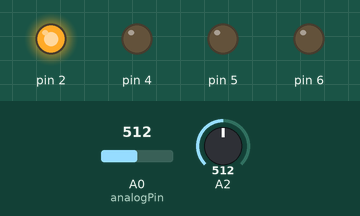
This sketch was run on a simulated Arduino Uno, built with avr-gcc and run on an emulated ATmega328P. On the bench: output pins drawn as LEDs (lit = HIGH). Inputs (shaded band) come from the test bench; at power-on: A0 (analogPin) = 512, A2 = 512. What the sketch prints to the serial monitor is not drawn.

Above: at 0.1 s.
Timing chart, 0 to 1.6 s (numbered marks = the images above):
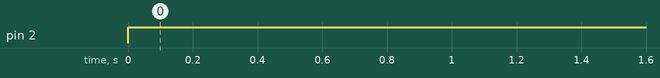

The sketch:

code.ino
```cpp
  const int analogPin = A0; // 模拟输入引脚
  const float referenceVoltage = 5.0; // Arduino的参考电压（单位：伏特）

  class TestPoint;
  bool Diff(double V1, double V2);
  double GetU(double V1, double V2);
  double GetR(TestPoint TP1, TestPoint TP3);
  double GetC(TestPoint TP1, TestPoint TP3);
  double GetNPN(TestPoint TP1, TestPoint TP2, TestPoint TP3);
  double GetPNP(TestPoint TP1, TestPoint TP2, TestPoint TP3);
  bool isNPN(TestPoint TP1, TestPoint TP2, TestPoint TP3);
  bool isPNP(TestPoint TP1, TestPoint TP2, TestPoint TP3);
  double U(double V);
  bool isCorR(TestPoint TP1, TestPoint TP2, TestPoint TP3);
  void decide_element(TestPoint TP1, TestPoint TP2, TestPoint TP3);
  void draw(TestPoint TP1, TestPoint TP2, TestPoint TP3);
  double GetL(TestPoint TP1, TestPoint TP2, double resistance);
  void describGraph(TestPoint TP1, TestPoint TP2, TestPoint TP3);

  class TestPoint
  {
    public:
      TestPoint(int R1_pin, int R2_pin, int ADC_Pin)
      {
        this -> R1_pin = R1_pin;
        this -> R2_pin = R2_pin;
        this -> ADC_Pin = ADC_Pin;
        pinMode(R1_pin, OUTPUT);
        pinMode(R2_pin, OUTPUT);
        pinMode(ADC_Pin, INPUT);
      }
      void SetState(int TPState)//设置TestPoint状态,1 for HIGH_R1,2 for LOW_R1, 3 for HIGH_R2, 4 for LOW_R2, 5 for HIGH_R0, 6 for LOW_R0
      {
        switch(TPState)
        {
          case(1):    //HIGH_R1
          {
            pinMode(R1_pin, OUTPUT);
            digitalWrite(R1_pin, HIGH);
            pinMode(R2_pin, INPUT);
            pinMode(ADC_Pin,INPUT);
            break;
          }
          case(2):      //LOW_R1
          {
            pinMode(R1_pin,OUTPUT);
            digitalWrite(R1_pin,LOW);
            pinMode(R2_pin,INPUT);
            pinMode(ADC_Pin,INPUT);
            break;
          }
          case(3):      //HIGH_R2
          {
            pinMode(R1_pin, INPUT);
            pinMode(R2_pin, OUTPUT);
            digitalWrite(R2_pin, HIGH);
            pinMode(ADC_Pin, INPUT);
            break;
          }
          case(4):      //LOW_R2
          {
            pinMode(R1_pin,INPUT);
            pinMode(R2_pin,OUTPUT);
            digitalWrite(R2_pin, LOW);
            pinMode(ADC_Pin,INPUT);
            break;
          }
          case(5):      //HIGH_R0
          {
            pinMode(R1_pin, INPUT);
            pinMode(R2_pin, INPUT);
            pinMode(ADC_Pin, OUTPUT);
            digitalWrite(ADC_Pin, HIGH);
            break;
          }
          case(6):      //LOW_R0
          {
            pinMode(R1_pin, INPUT);
            pinMode(R2_pin, INPUT);
            pinMode(ADC_Pin, OUTPUT);
            digitalWrite(ADC_Pin, LOW);
            break;
          }
        }

      }

      void SetStateDigital(int number)
      {
        pinMode(R1_pin, INPUT);
        pinMode(R2_pin, OUTPUT);
        // digitalWrite(R2_pin, number);
        analogWrite(R2_pin, number);
        pinMode(ADC_Pin, INPUT);
      }

      int analogRead()//读取TP电压ADC原始值，范围0-1023
      {
        return :: analogRead(ADC_Pin);
      }
      double ReadVoltage()//读取TP电压值，范围0-5V
      {
        int rawValue = analogRead();
        return rawValue * (5.0 / 1023.0);
      }
    private:
      int R1_pin, R2_pin, ADC_Pin;
  };

  //TP1,TP2,TP3实例化
  TestPoint TP1(2,3,A0);
  TestPoint TP2(4,5,A1);
  TestPoint TP3(6,7,A2);


  void setup() {
    Serial.begin(9600); // 初始化串口通信
  }

  double GetU(double V1, double V2){
    if (V1 > V2) return V1 - V2;
    else return V2 - V1;
  }

  double U(double V){
    if (V<=0) return -V;
    else return V;
  }

  double GetR(TestPoint TP1, TestPoint TP3){
    TP1.SetState(1);
    TP3.SetState(2);
    double R = 1000.0;
    // double R = 10000.0;
    double V1 = TP1.ReadVoltage();
    double V3 = TP3.ReadVoltage();
    double Vx = GetU(V1, V3);
    double Rx;
    Rx = Vx * 2 * R /(5 - Vx);
    return Rx;
  }

  double GetC(TestPoint TP1, TestPoint TP3){
    TP1.SetState(2);
    TP3.SetState(2);
    double V1 = TP1.ReadVoltage();
    double V3 = TP3.ReadVoltage();
    double Vx = GetU(V1, V3);
    while (Vx > 0.1){
      V1 = TP1.ReadVoltage();
      V3 = TP3.ReadVoltage();
      Vx = GetU(V1, V3);
    }
    TP1.SetState(1);
    TP3.SetState(2);
    double timeStart = micros();
    while(Vx < 0.632*5){
      V1 = TP1.ReadVoltage();
      V3 = TP3.ReadVoltage();
      // Serial.println(V1);
      // Serial.println(V3);
      Vx = GetU(V1, V3);
    }
    double timeEnd = micros();
    double time = timeEnd - timeStart;
    double Cx = time / 2 / 1000;
    return Cx;
  }

  bool Diff(double V1, double V2){
    if (V1 - V2 < 0.3 && V1 - V2 > -0.3) return true;
    else if (V2 - V1 < 0.3 && V2 - V1 > -0.3) return true;
    return false;
  }

  double GetL(TestPoint TP1, TestPoint TP2, double resistance){
    // TP1.SetState(2);
    // TP2.SetState(2);
    // // delay(10);
    // double V1 = TP1.ReadVoltage();
    // double V2 = TP2.ReadVoltage();
    // double Vx = GetU(V1, V2);
    // // double initialVoltage = V2;

    // double timeStart = micros();
    // TP1.SetState(1);
    // while (!Diff(Vx, 5.0/3)){
    //   V1 = TP1.ReadVoltage();
    //   V2 = TP2.ReadVoltage();
    //   Vx = GetU(V1, V2);
    // // double initialVoltage = V2;
    // }
    // double timeEnd = micros();
    // double time  = timeEnd - timeStart;
    // Serial.println(time);

    TP1.SetState(4);
    TP2.SetState(4);
    delay(1000);

    double timeStart = micros();
    TP1.SetState(3);
    double V1 = TP1.ReadVoltage();
    double V2 = TP2.ReadVoltage();
    double Vx = GetU(V1, V2);
    while (Vx > 2.5){
      V1 = TP1.ReadVoltage();
      V2 = TP2.ReadVoltage();
      Vx = GetU(V1, V2);
    //  Serial.println(Vx);
    }
    double timeEnd = micros();
    double time = timeEnd - timeStart;
    // Serial.println(time);
    // return time;
    // while(Vx > 0.1){ // 等待电压变化
    //   V1 = TP1.ReadVoltage();
    //   V2 = TP2.ReadVoltage();
    //   Vx = GetU(V1, V2);
    // }
    // TP1.SetState(1); // 开始改变电感器两端的电压
    // initialVoltage = V2;
    // double Voltage = TP2.ReadVoltage();
    // double timeStart = micros();
    // while((5-V1)/1000 - 0.0025 < 0.1|| V2 / 1000 - 0.0025 < 0.1){ // 等待电压变化
    // double time; // 计算时间变化
    // while(TP2.ReadVoltage() > Voltage / 2.718) {}
    // double timeEnd = micros();
    // double currentchange = (newVoltage - initialVoltage) / resistance;
    // double time = timeEnd - timeStart; // 计算时间变化
    double inductance = time * 2 * resistance / 0.693147 / 1000000.0;
    // double inductance = time * resistance;
    // double inductance = (newVoltage * time) / currentchange;
    // double time = timeEnd - timeStart; // 计算时间变化
    // double Lx = time / resistance; // 电感值计算公式 L = T / R
    return inductance;
  }

  double GetNPN(TestPoint TP1, TestPoint TP2, TestPoint TP3){
    TP1.SetState(1);
    TP2.SetState(3);
    TP3.SetState(2);
    double Vb=U(TP2.ReadVoltage());
    double Ve=U(TP3.ReadVoltage());
    double Rc = 1000;
    double Re = 1000;
    double Rb = 680000;
    double Ib = (5-Vb)/Rb;
    double Ie = Ve/Re;
    double beta = Ie/Ib;
    Serial.print("Ib:");
    Serial.print(1000.0*Ib,3);
    Serial.print("mA  ");
    Serial.print("Ie:");
    Serial.print(1000.0*Ie,3);
    Serial.print("mA  ");
    Serial.print("beta:");
    Serial.println(beta,3);
  }

  double GetPNP(TestPoint TP1, TestPoint TP2, TestPoint TP3){
    TP1.SetState(2);
    TP2.SetState(4);
    TP3.SetState(1);
    double Vb=U(TP2.ReadVoltage());
    double Ve=U(TP3.ReadVoltage());
    double Rc = 1000;
    double Re = 1000;
    double Rb = 680000;
    double Ib=Vb/Rb;
    double Ie=(5-Ve)/Re;
    double beta=Ie/Ib;
    Serial.print("Ib:");
    Serial.print(1000.0*Ib,3);
    Serial.print("mA  ");
    Serial.print("Ie:");
    Serial.print(1000.0*Ie,3);
    Serial.print("mA  ");
    Serial.print("beta:");
    Serial.println(beta,3);
  }

  bool isNPN(TestPoint TP1, TestPoint TP2, TestPoint TP3){
    TP1.SetState(1);
    TP2.SetState(3);
    TP3.SetState(2);
    double V2 = TP2.ReadVoltage();
    double V3 = TP3.ReadVoltage();
    double V23=GetU(V2,V3);
    if (V23<0.8) return true;
    else return false;
  }

  bool isPNP(TestPoint TP1, TestPoint TP2, TestPoint TP3){
    TP1.SetState(2);
    TP2.SetState(4);
    TP3.SetState(1);
    double V2 = U(TP2.ReadVoltage());
    double V3 = U(TP3.ReadVoltage());
    double V23=GetU(V2,V3);
    if (V23<0.8) return true;
    else return false;
  }

  bool isCorR(TestPoint TP1, TestPoint TP2, TestPoint TP3){
    int i;
    TP1.SetState(1);
    TP3.SetState(2);
    double V[100];
    double sum = 0;
    for (i = 0; i < 100; i++){
      double V_TP1=U(TP1.ReadVoltage());
      double V_TP3=U(TP3.ReadVoltage());
      V[i]=GetU(V_TP1, V_TP3);
      delay(10);
      sum += V[i];
    }
    double mean = sum / 100.0;
    double variance = 0.0;
    for (i = 0; i < 100; i++){
      variance += pow(V[i] - mean, 2);
    }
    variance /= 100;
    if (variance >= 0.001) {
      Serial.println("This is a C");
      Serial.print("C = ");
      Serial.print(GetC(TP1, TP3));
      Serial.println(" uF");
    }
    else {
      Serial.println("This is a R");
      Serial.print("R = ");
      Serial.print(GetR(TP1, TP3));
      Serial.print(" ou");
    }
  }

  void decide_element(TestPoint TP1, TestPoint TP2, TestPoint TP3){
    bool PNP=isPNP(TP1, TP2, TP3);
    bool NPN=isNPN(TP1, TP2, TP3);
    if (PNP){
      Serial.println("This is a PNP");
      GetPNP(TP1, TP2, TP3);
    }
    else if (NPN){
      Serial.println("This is a NPN");
      GetNPN(TP1, TP2, TP3);
    }
    else{
      isCorR(TP1, TP2, TP3);
    }
  }

  void describGraph(TestPoint TP1, TestPoint TP2, TestPoint TP3){
    int list[11] = {50,70,90,110,130,150,170,190,210,230,250};
    TP1.SetState(1);
    TP3.SetState(2);
    double Vb, Ve, Re, Rc, Rb, Ib, Ie, beta, Ube;
    for (int i = 0; i < 11; i++){
      TP2.SetStateDigital(list[i]);
      Vb=U(TP2.ReadVoltage());
      Serial.println(Vb);
      Ve=U(TP3.ReadVoltage());
      Ube = GetU(Vb, Ve);
      Rc = 1000.0;
      Re = 1000.0;
      Rb = 680000.0;
      Ib = (5-Vb)/Rb;
      Ie = Ve/Re;
      beta = Ie/Ib;
      Serial.print("Ib:");
      Serial.print(1000.0*Ib,3);
      Serial.print("mA  ");
      Serial.print("Ie:");
      Serial.print(1000.0*Ie,3);
      Serial.print("mA  ");
      Serial.print("Ube:");
      Serial.print(Ube,6);
      Serial.print("V  ");
      Serial.print("beta:");
      Serial.println(beta,3);
    }
  }

  void loop() {
    // //电阻
    // Serial.print("Rx: ");
    // Serial.println(GetR(TP1,TP2));
    // Serial.println(TP1.ReadVoltage());
    // Serial.println(TP2.ReadVoltage());
    // Serial.println(TP3.ReadVoltage());

    // Serial.print(GetR(TP1,TP2));
    // Serial.println(" ou");

    // //电容
    // Serial.print("Cx: ");
    // Serial.print(GetC(TP1, TP3));
    // Serial.println(" uF");
    // Serial.print("Is it NPN? ");
    // Serial.println(isNPN(TP1, TP2, TP3));
    // Serial.print("Is it PNP? ");
    // Serial.println(isPNP(TP1, TP2, TP3));
    // describGraph(TP1, TP2, TP3);
    // int list[11] = {50,70,90,110,130,150,170,190,210,230,250};
    // TP1.SetState(1);
    // TP3.SetState(2);
    // double Vb, Ve, Re, Rc, Rb, Ib, Ie, beta, Ube;
    // for (int i = 0; i < 11; i++){
    //   TP2.SetStateDigital(list[i]);
    //   Vb=U(TP2.ReadVoltage());
    //   Serial.println(Vb);
    // }
    // TP2.SetStateDigital(150);
    // Vb=U(TP2.ReadVoltage());
    // Serial.println(Vb);
    // GetPNP(TP1, TP2, TP3);
    // isCorR(TP1, TP2, TP3);
    // decide_element(TP1, TP2, TP3);
    // return;
    Serial.println("This is a C");
    Serial.print("C = ");
    Serial.print(GetC(TP1, TP3));
    Serial.println(" uF");
    // Serial.println("This is a R");
    // Serial.print("R = ");
    // Serial.println(GetR(TP1, TP3));
    // Serial.println("This is a L");
    // Serial.print("L = ");
    // Serial.print(GetL(TP1, TP3, 100000));
    // Serial.println(" H");
    // isCorR(TP1, TP2, TP3);
    // Serial.println("This is a R");
    // Serial.print("R = ");
    // Serial.print(GetR(TP1, TP3));
    // Serial.println(" ou");

    delay(2000); // 延迟1秒，避免串口输出过于频繁
  }
```

Measured:
- by itself, pin 2: LOW → HIGH at 0.00 s
